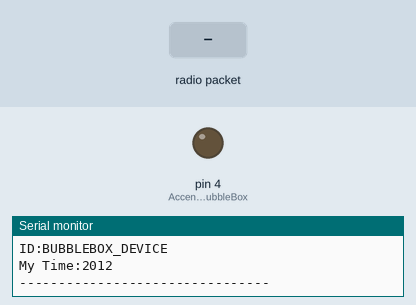
Simulated run of this sketch. Board: Arduino Nano, built with avr-gcc and run on an emulated ATmega328P. On the bench: output pins drawn as LEDs (lit = HIGH), the last lines printed to the serial monitor. The inputs (shaded band) are chosen by the test bench. No radio packets arrive unless stated.

Above: at 2.2 s.
2.3 s: radio packet "BUBBLEBOX_DEVICE" arrives
At 2.8 s:
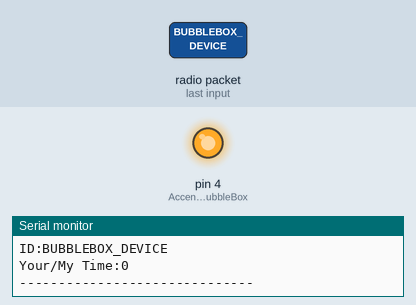
4.5 s: radio packet "1" arrives
Timing chart, 0 to 7.5 s (numbered marks = the images above; inputs shaded):
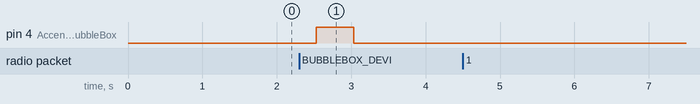

The sketch:

RFNano.ino
```cpp
/*
 * --------------------------BUBBLEBOX ver. 1.0--------------------------------------
 *
 * Device RF-NANO
 *
 * Pietro Rignanese & Andrea Polenta 2020
 *
 * UNIVPM
 *
 * prof: Aldo Franco Dragoni
 *
 */

//-------------- Librerie per la gestione del modulo wirless
#include <SPI.h>
#include "RF24.h"

//-------------- Librerie per lo sleep&wake
#include "LowPower.h"

const int AccensioneBubbleBox = 4;                    // Segnale di accensione dell'ESP32


RF24 radio(10, 9);                                    //CE - CSN --> Settaggio modulo radio
const uint64_t pipe = 0xE8E8F0F0E1LL;

//----------STRUTTURA DATI DA MANDARE E RICEVERE---------------
struct package
{
  char id[20] = "BUBBLEBOX_DEVICE";                   // Nome Device
  unsigned long timeStamp;                            // Tempo di esecuzione del device
};

//------- Strutture dati da ricevere e mandare ---------------
typedef struct package Package;
Package dataRicev;
Package dataTransmit;
//--------------------------------------------------------------

int clockTime;                                       // Tempo di accensione del device

void setup() {
  clockTime = 0;                                     // Inizializzazione tempo accensione device a zero

  pinMode(AccensioneBubbleBox, OUTPUT);

  Serial.begin(115200);
  delay(1000);
//-------------------------------------------------- Inizializzazione Radio ---------------------------
  radio.begin();
  radio.setChannel(115);
  radio.setPALevel(RF24_PA_MIN);
  radio.setDataRate(RF24_250KBPS);
  radio.openReadingPipe(1, pipe);
  radio.startListening();
  radio.powerDown();
}
//--------------------------------------------------------------------------------------------------------

void loop()
{
  ++clockTime;                                        // Il tempo di veglia si incrementa
  sleepWake();                                        // Funzione Sleep&Wake

  ricezione();                                        // Controllo se è arrivato qualcosa in ricezione
  delay(500);
  radio.stopListening();
  trasmissione();                                     // Trasmetto informazioni
}

//--------------RICEZIONE MESSAGGI------------------------
void ricezione()
{
  if(radio.available()) {
    while (radio.available()){
      radio.read(&dataRicev, sizeof(dataRicev));
    }
    if (strcmp (dataRicev.id,"BUBBLEBOX_DEVICE") == 0)
    {
      Serial.println("BUBBLE BOX TROVATO!");
      digitalWrite(AccensioneBubbleBox, HIGH);
      clockTime = 0;
    }
    Serial.println("________________RICEZIONE__________________ ");
    Serial.println("Package: ");
    Serial.print("ID:");
    Serial.print(dataRicev.id);
    Serial.print("\nYour/My Time:");
    Serial.print(dataRicev.timeStamp);
    Serial.println("\n------------------------------");
  }
}

//--------------TRASMISSIONE MESSAGGI-------------------------
void trasmissione()
{
  unsigned long now = millis();
  dataTransmit.timeStamp = now;
  digitalWrite(AccensioneBubbleBox, LOW);
  Serial.println("\n\n________________TRASMISSIONE___________________");
  Serial.println("Package: ");
  Serial.print("ID:");
  Serial.print(dataTransmit.id);
  Serial.print("\nMy Time:");
  Serial.print(dataTransmit.timeStamp);
  Serial.println("\n--------------------------------");

  radio.openWritingPipe(pipe);
  radio.write(&dataTransmit, sizeof(dataTransmit));
  radio.openReadingPipe(1, pipe);
  radio.startListening();
}

//--------------------SLEEP & WAKE  MODULO----------------------
void sleepWake()
{
  // Quando il modulo non ha trovato alcun dispositivo nelle vicinanze, si spegne per 4 secondi e poi riparte
  // Appena trova un device nelle vicinanze comincia a trasmettere senza mai fermarsi e tiene acceso l'ESP32
  if (clockTime > 15)
  {
    clockTime = clockTime - 1;
    LowPower.powerDown(SLEEP_4S, ADC_OFF, BOD_OFF);
  }
}
```

Measured:
- after the input at 2.3 s, pin 4 (AccensioneBubbleBox): LOW → HIGH after 0.23 s, → LOW 0.51 s later
